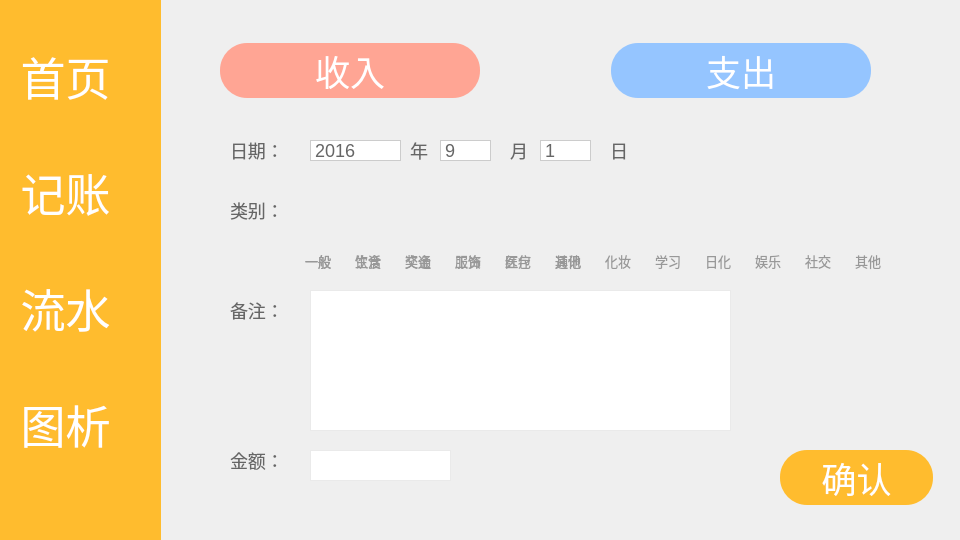
 <widget class="QDialog" name="accounting">
  <property name="geometry">
   <rect>
    <x>0</x>
    <y>0</y>
    <width>960</width>
    <height>540</height>
   </rect>
  </property>
  <property name="minimumSize">
   <size>
    <width>960</width>
    <height>540</height>
   </size>
  </property>
  <property name="maximumSize">
   <size>
    <width>960</width>
    <height>540</height>
   </size>
  </property>
  <property name="windowTitle">
   <string>虎图帐</string>
  </property>
  <property name="windowIcon">
   <iconset resource="img.qrc">
    <normaloff>:/img/icon.jpg</normaloff>:/img/icon.jpg</iconset>
  </property>
  <property name="styleSheet">
   <string notr="true">#accounting{
	background-color: #f3f3f3;
}

QLabel {
	font-family: &quot;微软雅黑&quot;;
	font-size: 18px;
	color: #666;
}
QPushButton#IncomeBtn, QPushButton#OutcomeBtn, QPushButton#SaveBtn {
	border-radius: 27px;
	font-family: &quot;逐浪雅宋体&quot;;
	color: #fff;
	font-size: 35px;
}
QPushButton#IncomeBtn {
	background-color: #ffa594;
}
QPushButton#IncomeBtn:pressed {
	background-color: #ff6c50;
}

QPushButton#OutcomeBtn {
	background-color: #95c5ff;
}
QPushButton#OutcomeBtn:pressed {
	background-color: #3893ff;
}
QPushButton#SaveBtn {
	background-color: #ffbc2e;
}
QPushButton#SaveBtn:pressed {
	background-color: #ff9600;
}
QPushButton#AccountStatementBtn,QPushButton#AccountingBtn,QPushButton#ChartBtn,QPushButton#HomepageBtn {
    color: #fff;
    font-size: 45px;
    font-family: &quot;逐浪雅宋体&quot;;
    line-height: 80px;
    height: 80px;
    border: 0;
}

QPushButton#AccountStatementBtn:hover,QPushButton#AccountingBtn:hover,QPushButton#ChartBtn:hover,QPushButton#HomepageBtn:hover {

	background-image: url(:/img/hoverBackground.png);
}
QPushButton#AccountStatementBtn:pressed,QPushButton#AccountingBtn:pressed,QPushButton#ChartBtn:pressed,QPushButton#HomepageBtn:pressed {

	background-image: url(:/img/pressedBackground.png);
}
QWidget#leftContainer{
    background-color:#ffbc2e
}
QComboBox {
	line-height: 20px;
    height: 20px;
    font-family: &quot;微软雅黑&quot;;
    font-size: 18px;
    color: #666;
	border: 1px solid #ccc;
}

QComboBox::down-arrow {
	width: 16px;
	image: url(:/img/btnDownUnChecked.png);
	background-color: #fff;
}
QComboBox:pressed QComboBox::down-arrow{

	image: url(:/img/btnDownChecked.png);
}
QComboBox::drop-down {
	border: 0;
}
#RemarkText {
	border: 1px solid #eaeaea;
}
#Amount {
	border: 1px solid #eaeaea;
}
#BounsBtn, #ChemicalBtn, #ClothesBtn, #CommunicationBtn, #DietBtn, #DigitalBtn, #EntertainmentBtn,#LivingExpenseBtn, #MakeupBtn, #MedicalBtn, #NormalBtn, #NormalBtn_2,#OtherBtn,#OtherBtn_2,#RedPacketBtn,#SalaryBtn,#StudyBtn,#TrafficBtn{
	border: 0;
}
#BounsBtn:checked, #ChemicalBtn:checked, #ClothesBtn:checked, #CommunicationBtn:checked, #DietBtn:checked, #DigitalBtn:checked, #EntertainmentBtn:checked,#LivingExpenseBtn:checked, #MakeupBtn:checked, #MedicalBtn:checked, #NormalBtn:checked, #NormalBtn_2:checked,#OtherBtn:checked,#OtherBtn_2:checked,#RedPacketBtn:checked,#SalaryBtn:checked,#StudyBtn:checked,#TrafficBtn:checked{
	border-radius: 22px;
	border: 1px solid red;
}


#BounsLabel, #ChemicalLabel, #ClothingLabel, #CommunicationLabel, #DietLabel, #DigitalLabel, #EntertainmentLabel, #LivingExpenseLabel, #MakeupLabel,#MedicalLabel,#NormalLabel,#NormalLabel_2,#OtherLabel,#OtherLabel_2,#RedPacketLabel,#SalaryLabel,#StudyLabel,#TrafficLabel{
	font-family: &quot;微软雅黑&quot;;
	font-size: 13px;
	color: #989898;
}

#setBtn {
	border: 0;
	background-image: url(:/img/keyUnclicked.png);
}
#setBtn:pressed {
	background-image :url(:/img/keyCLicked.png)
}</string>
  </property>
  <widget class="QLabel" name="LabelDate">
   <property name="geometry">
    <rect>
     <x>230</x>
     <y>130</y>
     <width>81</width>
     <height>41</height>
    </rect>
   </property>
   <property name="font">
    <font>
     <family>微软雅黑</family>
     <pointsize>-1</pointsize>
    </font>
   </property>
   <property name="text">
    <string>日期：</string>
   </property>
  </widget>
  <widget class="QPushButton" name="BounsBtn">
   <property name="geometry">
    <rect>
     <x>400</x>
     <y>200</y>
     <width>43</width>
     <height>43</height>
    </rect>
   </property>
   <property name="font">
    <font>
     <family>04b_21</family>
     <pointsize>7</pointsize>
    </font>
   </property>
   <property name="text">
    <string/>
   </property>
   <property name="icon">
    <iconset resource="img.qrc">
     <normaloff>:/img/earnIconChecked3.png</normaloff>:/img/earnIconChecked3.png</iconset>
   </property>
   <property name="iconSize">
    <size>
     <width>43</width>
     <height>43</height>
    </size>
   </property>
   <property name="checkable">
    <bool>false</bool>
   </property>
  </widget>
  <widget class="QPushButton" name="EntertainmentBtn">
   <property name="geometry">
    <rect>
     <x>750</x>
     <y>200</y>
     <width>43</width>
     <height>43</height>
    </rect>
   </property>
   <property name="font">
    <font>
     <family>04b_21</family>
     <pointsize>7</pointsize>
    </font>
   </property>
   <property name="text">
    <string/>
   </property>
   <property name="icon">
    <iconset resource="img.qrc">
     <normaloff>:/img/payIconChecked10.png</normaloff>:/img/payIconChecked10.png</iconset>
   </property>
   <property name="iconSize">
    <size>
     <width>43</width>
     <height>43</height>
    </size>
   </property>
   <property name="checkable">
    <bool>false</bool>
   </property>
  </widget>
  <widget class="QLabel" name="LabelAccount">
   <property name="geometry">
    <rect>
     <x>230</x>
     <y>450</y>
     <width>81</width>
     <height>21</height>
    </rect>
   </property>
   <property name="font">
    <font>
     <family>微软雅黑</family>
     <pointsize>-1</pointsize>
    </font>
   </property>
   <property name="text">
    <string>金额：</string>
   </property>
  </widget>
  <widget class="QPushButton" name="ClothesBtn">
   <property name="geometry">
    <rect>
     <x>450</x>
     <y>200</y>
     <width>43</width>
     <height>43</height>
    </rect>
   </property>
   <property name="font">
    <font>
     <family>04b_21</family>
     <pointsize>7</pointsize>
    </font>
   </property>
   <property name="text">
    <string/>
   </property>
   <property name="icon">
    <iconset resource="img.qrc">
     <normaloff>:/img/payIconChecked4.png</normaloff>:/img/payIconChecked4.png</iconset>
   </property>
   <property name="iconSize">
    <size>
     <width>43</width>
     <height>43</height>
    </size>
   </property>
   <property name="checkable">
    <bool>false</bool>
   </property>
  </widget>
  <widget class="QWidget" name="horizontalWidget" native="true">
   <property name="geometry">
    <rect>
     <x>220</x>
     <y>20</y>
     <width>651</width>
     <height>101</height>
    </rect>
   </property>
   <layout class="QHBoxLayout" name="horizontalLayout">
    <property name="spacing">
     <number>0</number>
    </property>
    <item>
     <widget class="QPushButton" name="IncomeBtn">
      <property name="minimumSize">
       <size>
        <width>260</width>
        <height>55</height>
       </size>
      </property>
      <property name="maximumSize">
       <size>
        <width>260</width>
        <height>55</height>
       </size>
      </property>
      <property name="text">
       <string>收入</string>
      </property>
     </widget>
    </item>
    <item>
     <spacer name="horizontalSpacer">
      <property name="orientation">
       <enum>Qt::Horizontal</enum>
      </property>
      <property name="sizeHint" stdset="0">
       <size>
        <width>40</width>
        <height>20</height>
       </size>
      </property>
     </spacer>
    </item>
    <item>
     <widget class="QPushButton" name="OutcomeBtn">
      <property name="minimumSize">
       <size>
        <width>260</width>
        <height>55</height>
       </size>
      </property>
      <property name="maximumSize">
       <size>
        <width>260</width>
        <height>55</height>
       </size>
      </property>
      <property name="text">
       <string>支出</string>
      </property>
     </widget>
    </item>
   </layout>
  </widget>
  <widget class="QWidget" name="horizontalLayoutWidget">
   <property name="geometry">
    <rect>
     <x>0</x>
     <y>0</y>
     <width>161</width>
     <height>561</height>
    </rect>
   </property>
   <layout class="QHBoxLayout" name="lOuterLayout">
    <property name="spacing">
     <number>0</number>
    </property>
    <item>
     <widget class="QWidget" name="leftContainer" native="true">
      <property name="enabled">
       <bool>true</bool>
      </property>
      <widget class="QWidget" name="verticalLayoutWidget_3">
       <property name="geometry">
        <rect>
         <x>0</x>
         <y>0</y>
         <width>131</width>
         <height>501</height>
        </rect>
       </property>
       <layout class="QVBoxLayout" name="leftLayout">
        <property name="spacing">
         <number>0</number>
        </property>
        <property name="leftMargin">
         <number>0</number>
        </property>
        <property name="topMargin">
         <number>0</number>
        </property>
        <property name="rightMargin">
         <number>0</number>
        </property>
        <item>
         <widget class="QPushButton" name="HomepageBtn">
          <property name="text">
           <string>首页</string>
          </property>
          <property name="flat">
           <bool>false</bool>
          </property>
         </widget>
        </item>
        <item>
         <widget class="QPushButton" name="AccountingBtn">
          <property name="text">
           <string>记账</string>
          </property>
          <property name="flat">
           <bool>false</bool>
          </property>
         </widget>
        </item>
        <item>
         <widget class="QPushButton" name="AccountStatementBtn">
          <property name="text">
           <string>流水</string>
          </property>
         </widget>
        </item>
        <item>
         <widget class="QPushButton" name="ChartBtn">
          <property name="text">
           <string>图析</string>
          </property>
         </widget>
        </item>
       </layout>
      </widget>
     </widget>
    </item>
   </layout>
  </widget>
  <widget class="QPushButton" name="RedPacketBtn">
   <property name="geometry">
    <rect>
     <x>500</x>
     <y>200</y>
     <width>43</width>
     <height>43</height>
    </rect>
   </property>
   <property name="font">
    <font>
     <family>04b_21</family>
     <pointsize>7</pointsize>
    </font>
   </property>
   <property name="text">
    <string/>
   </property>
   <property name="icon">
    <iconset resource="img.qrc">
     <normaloff>:/img/earnIconChecked5.png</normaloff>:/img/earnIconChecked5.png</iconset>
   </property>
   <property name="iconSize">
    <size>
     <width>43</width>
     <height>43</height>
    </size>
   </property>
   <property name="checkable">
    <bool>false</bool>
   </property>
  </widget>
  <widget class="QLabel" name="SaveLabel">
   <property name="geometry">
    <rect>
     <x>760</x>
     <y>300</y>
     <width>171</width>
     <height>111</height>
    </rect>
   </property>
   <property name="text">
    <string/>
   </property>
   <property name="alignment">
    <set>Qt::AlignCenter</set>
   </property>
  </widget>
  <widget class="QPushButton" name="SaveBtn">
   <property name="geometry">
    <rect>
     <x>780</x>
     <y>450</y>
     <width>153</width>
     <height>55</height>
    </rect>
   </property>
   <property name="text">
    <string>确认</string>
   </property>
  </widget>
  <widget class="QPushButton" name="DietBtn">
   <property name="geometry">
    <rect>
     <x>350</x>
     <y>200</y>
     <width>41</width>
     <height>41</height>
    </rect>
   </property>
   <property name="font">
    <font>
     <family>04b_21</family>
     <pointsize>7</pointsize>
    </font>
   </property>
   <property name="text">
    <string/>
   </property>
   <property name="icon">
    <iconset resource="img.qrc">
     <normaloff>:/img/payIconChecked2.png</normaloff>:/img/payIconChecked2.png</iconset>
   </property>
   <property name="iconSize">
    <size>
     <width>43</width>
     <height>43</height>
    </size>
   </property>
   <property name="checkable">
    <bool>false</bool>
   </property>
  </widget>
  <widget class="QPlainTextEdit" name="RemarkText">
   <property name="geometry">
    <rect>
     <x>310</x>
     <y>290</y>
     <width>421</width>
     <height>141</height>
    </rect>
   </property>
   <property name="font">
    <font>
     <family>微软雅黑</family>
     <pointsize>10</pointsize>
    </font>
   </property>
  </widget>
  <widget class="QPushButton" name="ChemicalBtn">
   <property name="geometry">
    <rect>
     <x>700</x>
     <y>200</y>
     <width>43</width>
     <height>43</height>
    </rect>
   </property>
   <property name="font">
    <font>
     <family>04b_21</family>
     <pointsize>7</pointsize>
    </font>
   </property>
   <property name="text">
    <string/>
   </property>
   <property name="icon">
    <iconset resource="img.qrc">
     <normaloff>:/img/payIconChecked9.png</normaloff>:/img/payIconChecked9.png</iconset>
   </property>
   <property name="iconSize">
    <size>
     <width>43</width>
     <height>43</height>
    </size>
   </property>
   <property name="checkable">
    <bool>false</bool>
   </property>
  </widget>
  <widget class="QLabel" name="LabelItem">
   <property name="geometry">
    <rect>
     <x>230</x>
     <y>190</y>
     <width>81</width>
     <height>41</height>
    </rect>
   </property>
   <property name="font">
    <font>
     <family>微软雅黑</family>
     <pointsize>-1</pointsize>
    </font>
   </property>
   <property name="text">
    <string>类别：</string>
   </property>
  </widget>
  <widget class="QPushButton" name="StudyBtn">
   <property name="geometry">
    <rect>
     <x>650</x>
     <y>200</y>
     <width>43</width>
     <height>43</height>
    </rect>
   </property>
   <property name="font">
    <font>
     <family>04b_21</family>
     <pointsize>7</pointsize>
    </font>
   </property>
   <property name="text">
    <string/>
   </property>
   <property name="icon">
    <iconset resource="img.qrc">
     <normaloff>:/img/payIconChecked8.png</normaloff>:/img/payIconChecked8.png</iconset>
   </property>
   <property name="iconSize">
    <size>
     <width>43</width>
     <height>43</height>
    </size>
   </property>
   <property name="checkable">
    <bool>false</bool>
   </property>
  </widget>
  <widget class="QPushButton" name="MedicalBtn">
   <property name="geometry">
    <rect>
     <x>500</x>
     <y>200</y>
     <width>43</width>
     <height>43</height>
    </rect>
   </property>
   <property name="font">
    <font>
     <family>04b_21</family>
     <pointsize>7</pointsize>
    </font>
   </property>
   <property name="text">
    <string/>
   </property>
   <property name="icon">
    <iconset resource="img.qrc">
     <normaloff>:/img/payIconChecked5.png</normaloff>:/img/payIconChecked5.png</iconset>
   </property>
   <property name="iconSize">
    <size>
     <width>43</width>
     <height>43</height>
    </size>
   </property>
   <property name="checkable">
    <bool>false</bool>
   </property>
  </widget>
  <widget class="QPushButton" name="SalaryBtn">
   <property name="geometry">
    <rect>
     <x>450</x>
     <y>200</y>
     <width>43</width>
     <height>43</height>
    </rect>
   </property>
   <property name="font">
    <font>
     <family>04b_21</family>
     <pointsize>7</pointsize>
    </font>
   </property>
   <property name="text">
    <string/>
   </property>
   <property name="icon">
    <iconset resource="img.qrc">
     <normaloff>:/img/earnIconChecked4.png</normaloff>:/img/earnIconChecked4.png</iconset>
   </property>
   <property name="iconSize">
    <size>
     <width>43</width>
     <height>43</height>
    </size>
   </property>
   <property name="checkable">
    <bool>false</bool>
   </property>
   <property name="checked">
    <bool>false</bool>
   </property>
  </widget>
  <widget class="QPushButton" name="OtherBtn_2">
   <property name="geometry">
    <rect>
     <x>850</x>
     <y>200</y>
     <width>43</width>
     <height>43</height>
    </rect>
   </property>
   <property name="font">
    <font>
     <family>04b_21</family>
     <pointsize>7</pointsize>
    </font>
   </property>
   <property name="text">
    <string/>
   </property>
   <property name="icon">
    <iconset resource="img.qrc">
     <normaloff>:/img/earnIconChecked6.png</normaloff>:/img/earnIconChecked6.png</iconset>
   </property>
   <property name="iconSize">
    <size>
     <width>43</width>
     <height>43</height>
    </size>
   </property>
   <property name="checkable">
    <bool>false</bool>
   </property>
  </widget>
  <widget class="QPushButton" name="TrafficBtn">
   <property name="geometry">
    <rect>
     <x>400</x>
     <y>200</y>
     <width>43</width>
     <height>43</height>
    </rect>
   </property>
   <property name="font">
    <font>
     <family>04b_21</family>
     <pointsize>7</pointsize>
    </font>
   </property>
   <property name="text">
    <string/>
   </property>
   <property name="icon">
    <iconset resource="img.qrc">
     <normaloff>:/img/payIconChecked3.png</normaloff>:/img/payIconChecked3.png</iconset>
   </property>
   <property name="iconSize">
    <size>
     <width>43</width>
     <height>43</height>
    </size>
   </property>
   <property name="checkable">
    <bool>false</bool>
   </property>
  </widget>
  <widget class="QLineEdit" name="Amount">
   <property name="geometry">
    <rect>
     <x>310</x>
     <y>450</y>
     <width>141</width>
     <height>31</height>
    </rect>
   </property>
  </widget>
  <widget class="QPushButton" name="CommunicationBtn">
   <property name="geometry">
    <rect>
     <x>550</x>
     <y>200</y>
     <width>43</width>
     <height>43</height>
    </rect>
   </property>
   <property name="font">
    <font>
     <family>04b_21</family>
     <pointsize>7</pointsize>
    </font>
   </property>
   <property name="text">
    <string/>
   </property>
   <property name="icon">
    <iconset resource="img.qrc">
     <normaloff>:/img/payIconChecked6.png</normaloff>:/img/payIconChecked6.png</iconset>
   </property>
   <property name="iconSize">
    <size>
     <width>43</width>
     <height>43</height>
    </size>
   </property>
   <property name="checkable">
    <bool>false</bool>
   </property>
  </widget>
  <widget class="QPushButton" name="NormalBtn">
   <property name="geometry">
    <rect>
     <x>300</x>
     <y>200</y>
     <width>43</width>
     <height>43</height>
    </rect>
   </property>
   <property name="font">
    <font>
     <family>04b_21</family>
     <pointsize>7</pointsize>
    </font>
   </property>
   <property name="text">
    <string/>
   </property>
   <property name="icon">
    <iconset resource="img.qrc">
     <normaloff>:/img/earnIconChecked1.png</normaloff>:/img/earnIconChecked1.png</iconset>
   </property>
   <property name="iconSize">
    <size>
     <width>43</width>
     <height>43</height>
    </size>
   </property>
   <property name="checkable">
    <bool>false</bool>
   </property>
  </widget>
  <widget class="QPushButton" name="OtherBtn">
   <property name="geometry">
    <rect>
     <x>550</x>
     <y>200</y>
     <width>43</width>
     <height>43</height>
    </rect>
   </property>
   <property name="font">
    <font>
     <family>04b_21</family>
     <pointsize>7</pointsize>
    </font>
   </property>
   <property name="text">
    <string/>
   </property>
   <property name="icon">
    <iconset resource="img.qrc">
     <normaloff>:/img/earnIconChecked6.png</normaloff>:/img/earnIconChecked6.png</iconset>
   </property>
   <property name="iconSize">
    <size>
     <width>43</width>
     <height>43</height>
    </size>
   </property>
   <property name="checkable">
    <bool>false</bool>
   </property>
  </widget>
  <widget class="QLabel" name="LabelExtraText">
   <property name="geometry">
    <rect>
     <x>230</x>
     <y>290</y>
     <width>81</width>
     <height>41</height>
    </rect>
   </property>
   <property name="font">
    <font>
     <family>微软雅黑</family>
     <pointsize>-1</pointsize>
    </font>
   </property>
   <property name="text">
    <string>备注：</string>
   </property>
  </widget>
  <widget class="QPushButton" name="MakeupBtn">
   <property name="geometry">
    <rect>
     <x>600</x>
     <y>200</y>
     <width>43</width>
     <height>43</height>
    </rect>
   </property>
   <property name="font">
    <font>
     <family>04b_21</family>
     <pointsize>7</pointsize>
    </font>
   </property>
   <property name="text">
    <string/>
   </property>
   <property name="icon">
    <iconset resource="img.qrc">
     <normaloff>:/img/payIconChecked7.png</normaloff>:/img/payIconChecked7.png</iconset>
   </property>
   <property name="iconSize">
    <size>
     <width>43</width>
     <height>43</height>
    </size>
   </property>
   <property name="checkable">
    <bool>false</bool>
   </property>
  </widget>
  <widget class="QPushButton" name="DigitalBtn">
   <property name="geometry">
    <rect>
     <x>800</x>
     <y>200</y>
     <width>43</width>
     <height>43</height>
    </rect>
   </property>
   <property name="font">
    <font>
     <family>04b_21</family>
     <pointsize>7</pointsize>
    </font>
   </property>
   <property name="text">
    <string/>
   </property>
   <property name="icon">
    <iconset resource="img.qrc">
     <normaloff>:/img/payIconChecked11.png</normaloff>:/img/payIconChecked11.png</iconset>
   </property>
   <property name="iconSize">
    <size>
     <width>43</width>
     <height>43</height>
    </size>
   </property>
   <property name="checkable">
    <bool>false</bool>
   </property>
  </widget>
  <widget class="QPushButton" name="NormalBtn_2">
   <property name="geometry">
    <rect>
     <x>300</x>
     <y>200</y>
     <width>43</width>
     <height>43</height>
    </rect>
   </property>
   <property name="font">
    <font>
     <family>04b_21</family>
     <pointsize>7</pointsize>
     <underline>false</underline>
     <strikeout>false</strikeout>
     <kerning>true</kerning>
    </font>
   </property>
   <property name="contextMenuPolicy">
    <enum>Qt::DefaultContextMenu</enum>
   </property>
   <property name="acceptDrops">
    <bool>false</bool>
   </property>
   <property name="layoutDirection">
    <enum>Qt::LeftToRight</enum>
   </property>
   <property name="styleSheet">
    <string notr="true">QPushButton{
	border: 0;
}</string>
   </property>
   <property name="text">
    <string/>
   </property>
   <property name="icon">
    <iconset resource="img.qrc">
     <normaloff>:/img/earnIconChecked1.png</normaloff>:/img/earnIconChecked1.png</iconset>
   </property>
   <property name="iconSize">
    <size>
     <width>43</width>
     <height>43</height>
    </size>
   </property>
   <property name="shortcut">
    <string/>
   </property>
   <property name="checkable">
    <bool>false</bool>
   </property>
   <property name="autoDefault">
    <bool>false</bool>
   </property>
   <property name="default">
    <bool>false</bool>
   </property>
   <property name="flat">
    <bool>false</bool>
   </property>
  </widget>
  <widget class="QComboBox" name="chooseYear">
   <property name="geometry">
    <rect>
     <x>310</x>
     <y>140</y>
     <width>91</width>
     <height>21</height>
    </rect>
   </property>
   <property name="currentIndex">
    <number>1</number>
   </property>
   <item>
    <property name="text">
     <string>2015</string>
    </property>
   </item>
   <item>
    <property name="text">
     <string>2016</string>
    </property>
   </item>
   <item>
    <property name="text">
     <string>2017</string>
    </property>
   </item>
   <item>
    <property name="text">
     <string>2018</string>
    </property>
   </item>
   <item>
    <property name="text">
     <string>2019</string>
    </property>
   </item>
   <item>
    <property name="text">
     <string>2020</string>
    </property>
   </item>
  </widget>
  <widget class="QComboBox" name="chooseMonth">
   <property name="geometry">
    <rect>
     <x>440</x>
     <y>140</y>
     <width>51</width>
     <height>21</height>
    </rect>
   </property>
   <property name="currentIndex">
    <number>8</number>
   </property>
   <item>
    <property name="text">
     <string>1</string>
    </property>
   </item>
   <item>
    <property name="text">
     <string>2</string>
    </property>
   </item>
   <item>
    <property name="text">
     <string>3</string>
    </property>
   </item>
   <item>
    <property name="text">
     <string>4</string>
    </property>
   </item>
   <item>
    <property name="text">
     <string>5</string>
    </property>
   </item>
   <item>
    <property name="text">
     <string>6</string>
    </property>
   </item>
   <item>
    <property name="text">
     <string>7</string>
    </property>
   </item>
   <item>
    <property name="text">
     <string>8</string>
    </property>
   </item>
   <item>
    <property name="text">
     <string>9</string>
    </property>
   </item>
   <item>
    <property name="text">
     <string>10</string>
    </property>
   </item>
   <item>
    <property name="text">
     <string>11</string>
    </property>
   </item>
   <item>
    <property name="text">
     <string>12</string>
    </property>
   </item>
  </widget>
  <widget class="QComboBox" name="chooseDay">
   <property name="geometry">
    <rect>
     <x>540</x>
     <y>140</y>
     <width>51</width>
     <height>21</height>
    </rect>
   </property>
   <property name="currentIndex">
    <number>0</number>
   </property>
   <item>
    <property name="text">
     <string>1</string>
    </property>
   </item>
   <item>
    <property name="text">
     <string>2</string>
    </property>
   </item>
   <item>
    <property name="text">
     <string>3</string>
    </property>
   </item>
   <item>
    <property name="text">
     <string>4</string>
    </property>
   </item>
   <item>
    <property name="text">
     <string>5</string>
    </property>
   </item>
   <item>
    <property name="text">
     <string>6</string>
    </property>
   </item>
   <item>
    <property name="text">
     <string>7</string>
    </property>
   </item>
   <item>
    <property name="text">
     <string>8</string>
    </property>
   </item>
   <item>
    <property name="text">
     <string>9</string>
    </property>
   </item>
   <item>
    <property name="text">
     <string>10</string>
    </property>
   </item>
   <item>
    <property name="text">
     <string>11</string>
    </property>
   </item>
   <item>
    <property name="text">
     <string>12</string>
    </property>
   </item>
   <item>
    <property name="text">
     <string>13</string>
    </property>
   </item>
   <item>
    <property name="text">
     <string>14</string>
    </property>
   </item>
   <item>
    <property name="text">
     <string>15</string>
    </property>
   </item>
   <item>
    <property name="text">
     <string>16</string>
    </property>
   </item>
   <item>
    <property name="text">
     <string>17</string>
    </property>
   </item>
   <item>
    <property name="text">
     <string>18</string>
    </property>
   </item>
   <item>
    <property name="text">
     <string>19</string>
    </property>
   </item>
   <item>
    <property name="text">
     <string>20</string>
    </property>
   </item>
   <item>
    <property name="text">
     <string>21</string>
    </property>
   </item>
   <item>
    <property name="text">
     <string>22</string>
    </property>
   </item>
   <item>
    <property name="text">
     <string>23</string>
    </property>
   </item>
   <item>
    <property name="text">
     <string>24</string>
    </property>
   </item>
   <item>
    <property name="text">
     <string>25</string>
    </property>
   </item>
   <item>
    <property name="text">
     <string>26</string>
    </property>
   </item>
   <item>
    <property name="text">
     <string>27</string>
    </property>
   </item>
   <item>
    <property name="text">
     <string>28</string>
    </property>
   </item>
   <item>
    <property name="text">
     <string>29</string>
    </property>
   </item>
   <item>
    <property name="text">
     <string>30</string>
    </property>
   </item>
   <item>
    <property name="text">
     <string>31</string>
    </property>
   </item>
  </widget>
  <widget class="QLabel" name="label">
   <property name="geometry">
    <rect>
     <x>410</x>
     <y>130</y>
     <width>21</width>
     <height>41</height>
    </rect>
   </property>
   <property name="text">
    <string>年</string>
   </property>
  </widget>
  <widget class="QLabel" name="label_2">
   <property name="geometry">
    <rect>
     <x>510</x>
     <y>130</y>
     <width>21</width>
     <height>41</height>
    </rect>
   </property>
   <property name="text">
    <string>月</string>
   </property>
  </widget>
  <widget class="QLabel" name="label_3">
   <property name="geometry">
    <rect>
     <x>610</x>
     <y>130</y>
     <width>21</width>
     <height>41</height>
    </rect>
   </property>
   <property name="text">
    <string>日</string>
   </property>
  </widget>
  <widget class="QLabel" name="NormalLabel_2">
   <property name="geometry">
    <rect>
     <x>305</x>
     <y>250</y>
     <width>31</width>
     <height>21</height>
    </rect>
   </property>
   <property name="font">
    <font>
     <family>微软雅黑</family>
     <pointsize>-1</pointsize>
    </font>
   </property>
   <property name="text">
    <string>一般</string>
   </property>
  </widget>
  <widget class="QLabel" name="DietLabel">
   <property name="geometry">
    <rect>
     <x>355</x>
     <y>250</y>
     <width>31</width>
     <height>21</height>
    </rect>
   </property>
   <property name="text">
    <string>饮食</string>
   </property>
  </widget>
  <widget class="QLabel" name="ClothingLabel">
   <property name="geometry">
    <rect>
     <x>455</x>
     <y>250</y>
     <width>31</width>
     <height>21</height>
    </rect>
   </property>
   <property name="text">
    <string>服饰</string>
   </property>
  </widget>
  <widget class="QLabel" name="TrafficLabel">
   <property name="geometry">
    <rect>
     <x>405</x>
     <y>250</y>
     <width>31</width>
     <height>21</height>
    </rect>
   </property>
   <property name="text">
    <string>交通</string>
   </property>
  </widget>
  <widget class="QLabel" name="StudyLabel">
   <property name="geometry">
    <rect>
     <x>655</x>
     <y>250</y>
     <width>31</width>
     <height>21</height>
    </rect>
   </property>
   <property name="text">
    <string>学习</string>
   </property>
  </widget>
  <widget class="QLabel" name="ChemicalLabel">
   <property name="geometry">
    <rect>
     <x>705</x>
     <y>250</y>
     <width>31</width>
     <height>21</height>
    </rect>
   </property>
   <property name="text">
    <string>日化</string>
   </property>
  </widget>
  <widget class="QLabel" name="MakeupLabel">
   <property name="geometry">
    <rect>
     <x>605</x>
     <y>250</y>
     <width>31</width>
     <height>21</height>
    </rect>
   </property>
   <property name="text">
    <string>化妆</string>
   </property>
  </widget>
  <widget class="QLabel" name="EntertainmentLabel">
   <property name="geometry">
    <rect>
     <x>755</x>
     <y>250</y>
     <width>31</width>
     <height>21</height>
    </rect>
   </property>
   <property name="text">
    <string>娱乐</string>
   </property>
  </widget>
  <widget class="QLabel" name="DigitalLabel">
   <property name="geometry">
    <rect>
     <x>805</x>
     <y>250</y>
     <width>31</width>
     <height>21</height>
    </rect>
   </property>
   <property name="text">
    <string>社交</string>
   </property>
  </widget>
  <widget class="QLabel" name="CommunicationLabel">
   <property name="geometry">
    <rect>
     <x>555</x>
     <y>250</y>
     <width>31</width>
     <height>21</height>
    </rect>
   </property>
   <property name="text">
    <string>通讯</string>
   </property>
  </widget>
  <widget class="QLabel" name="MedicalLabel">
   <property name="geometry">
    <rect>
     <x>505</x>
     <y>250</y>
     <width>31</width>
     <height>21</height>
    </rect>
   </property>
   <property name="text">
    <string>医疗</string>
   </property>
  </widget>
  <widget class="QLabel" name="OtherLabel_2">
   <property name="geometry">
    <rect>
     <x>855</x>
     <y>250</y>
     <width>31</width>
     <height>21</height>
    </rect>
   </property>
   <property name="text">
    <string>其他</string>
   </property>
  </widget>
  <widget class="QLabel" name="NormalLabel">
   <property name="geometry">
    <rect>
     <x>305</x>
     <y>250</y>
     <width>31</width>
     <height>21</height>
    </rect>
   </property>
   <property name="text">
    <string>一般</string>
   </property>
  </widget>
  <widget class="QLabel" name="LivingExpenseLabel">
   <property name="geometry">
    <rect>
     <x>355</x>
     <y>250</y>
     <width>31</width>
     <height>21</height>
    </rect>
   </property>
   <property name="text">
    <string>生活</string>
   </property>
  </widget>
  <widget class="QLabel" name="RedPacketLabel">
   <property name="geometry">
    <rect>
     <x>505</x>
     <y>250</y>
     <width>31</width>
     <height>21</height>
    </rect>
   </property>
   <property name="text">
    <string>红包</string>
   </property>
  </widget>
  <widget class="QLabel" name="BounsLabel">
   <property name="geometry">
    <rect>
     <x>405</x>
     <y>250</y>
     <width>31</width>
     <height>21</height>
    </rect>
   </property>
   <property name="text">
    <string>奖金</string>
   </property>
  </widget>
  <widget class="QLabel" name="SalaryLabel">
   <property name="geometry">
    <rect>
     <x>455</x>
     <y>250</y>
     <width>31</width>
     <height>21</height>
    </rect>
   </property>
   <property name="text">
    <string>工资</string>
   </property>
  </widget>
  <widget class="QLabel" name="OtherLabel">
   <property name="geometry">
    <rect>
     <x>555</x>
     <y>250</y>
     <width>31</width>
     <height>21</height>
    </rect>
   </property>
   <property name="text">
    <string>其他</string>
   </property>
  </widget>
  <widget class="QPushButton" name="LivingExpenseBtn">
   <property name="geometry">
    <rect>
     <x>350</x>
     <y>200</y>
     <width>43</width>
     <height>43</height>
    </rect>
   </property>
   <property name="font">
    <font>
     <family>04b_21</family>
     <pointsize>7</pointsize>
    </font>
   </property>
   <property name="text">
    <string/>
   </property>
   <property name="icon">
    <iconset resource="img.qrc">
     <normaloff>:/img/earnIconChecked2.png</normaloff>:/img/earnIconChecked2.png</iconset>
   </property>
   <property name="iconSize">
    <size>
     <width>43</width>
     <height>43</height>
    </size>
   </property>
   <property name="checkable">
    <bool>false</bool>
   </property>
  </widget>
  <widget class="QPushButton" name="setBtn">
   <property name="geometry">
    <rect>
     <x>0</x>
     <y>450</y>
     <width>159</width>
     <height>53</height>
    </rect>
   </property>
   <property name="text">
    <string/>
   </property>
   <property name="iconSize">
    <size>
     <width>97</width>
     <height>56</height>
    </size>
   </property>
  </widget>
 </widget>
